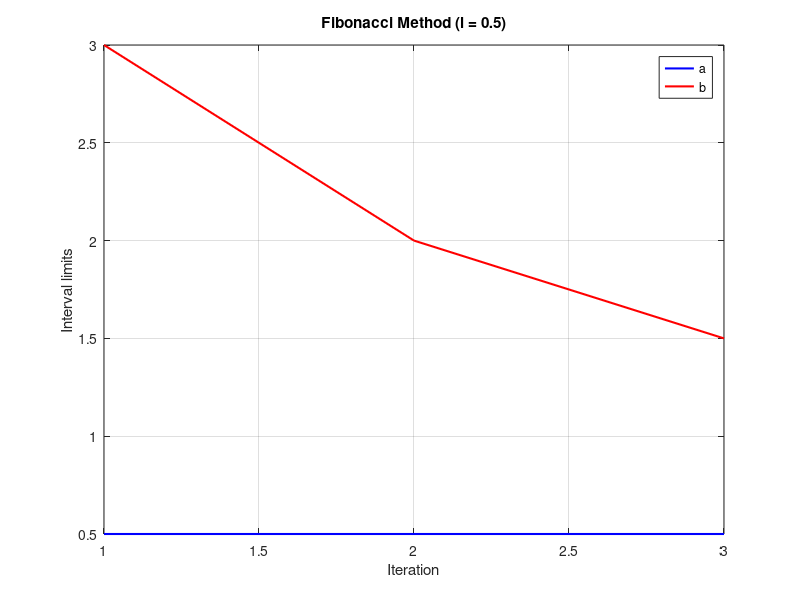

Source code (MATLAB):
% Define f1(x)
f1 = @(x) (x - 2)^2 + x * log(x + 3);
% Define f2(x)
f2 = @(x) exp(-2 * x) + (x - 2)^2;
% Define f3(x)
f3 = @(x) exp(x) * (x^3 - 1) + (x - 1) * sin(x);


function [count_values, a_values, b_values] = fibonacciFunc(f, l)
    % fibonacci_min: Finds the minimum of a function in a given interval
    % using the Fibonacci search algorithm.
    %
    % INPUTS:
    %   f   - function handle of the objective function to minimize
    %   l   - tolerance for the stopping criterion
    %
    % OUTPUTS:
    %   xmin - x value where the minimum is found
    %   fmin - function value at xmin
    %   iter - number of iterations performed
    
    % Set up the interval [a, b]
    a = -1;
    b = 3;

    % Preallocate arrays with a row vector structure for efficiency
    max_iterations = 100;  % Adjust this based on expected iteration count
    count_values = zeros(1, max_iterations);
    a_values = zeros(1, max_iterations);
    b_values = zeros(1, max_iterations);

    % Initialize the Fibonacci sequence
    n = 1;
    F = [1, 1]; % Initialize the first two Fibonacci numbers
    
    % Determine the smallest Fibonacci number F(n) such that F(n) > (b - a) / l
    while (F(n+1) < (b - a) / l)
        F = [F, F(n) + F(n+1)]; % Generate the next Fibonacci number
        n = n + 1;
    end
    
    % Set up initial points
    k = 1;
    x1 = a + F(n-1) / F(n+1) * (b - a);
    x2 = a + F(n) / F(n+1) * (b - a);
    
    % Evaluate the function at initial points
    f1 = f(x1);
    f2 = f(x2);
    
    % Main loop
    while k < n-1
        if f1 > f2
            % Move the interval to the right
            a = x1;
            x1 = x2;
            f1 = f2;
            
            % Update x2 based on the Fibonacci numbers
            x2 = a + F(n-k) / F(n-k+1) * (b - a);
            f2 = f(x2);
        else
            % Move the interval to the left
            b = x2;
            x2 = x1;
            f2 = f1;
            
            % Update x1 based on the Fibonacci numbers
            x1 = a + F(n-k-1) / F(n-k+1) * (b - a);
            f1 = f(x1);
        end

        % Store the current iteration count and interval limits
        count_values(k) = k;
        a_values(k) = a;
        b_values(k) = b;

        % Increment the iteration counter
        k = k + 1; % here we count iterations
    end
    
    % Determine the final x value where the minimum occurs
    if f1 < f2
        xmin = x1;
        fmin = f1;
    else
        xmin = x2;
        fmin = f2;
    end

    % Trim the unused preallocated array space
    count_values = count_values(1:k-1);
    a_values = a_values(1:k-1);
    b_values = b_values(1:k-1);

    % Output the result
    fprintf('Approximate minimum value: f(%.5f) = %.5f\n', xmin, fmin);
    fprintf('Interval [a,b]: [%.5f,%.5f]\n', a, b);
end

% Call dichotomyFunc and retrieve iteration data
[count_values, a_values, b_values] = fibonacciFunc(f1,0.5);

% Plot
plot(count_values, a_values, 'b-', 'LineWidth', 1.5);
hold on;
plot(count_values, b_values, 'r-', 'LineWidth', 1.5);
xlabel('Iteration');
ylabel('Interval limits');
title('Fibonacci Method (l = 0.5)');
legend('a', 'b');
grid on;
hold off;
